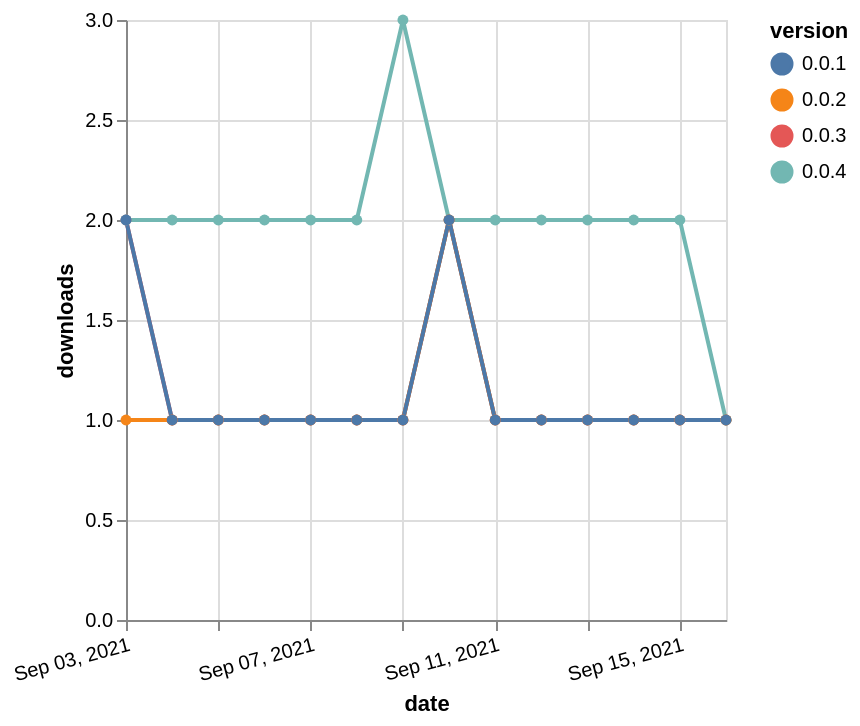

Vega-Lite specification stored for this chart:
### Vega-Lite specification from a JSON file in a GitHub repository (floating-point values rounded to 4 significant figures)
{"$schema": "https://vega.github.io/schema/vega-lite/v5.json", "description": "A simple bar chart with embedded data.", "data": {"values": [{"date": "2021-09-03", "total": 218, "delta": 2, "version": "0.0.3"}, {"date": "2021-09-04", "total": 219, "delta": 1, "version": "0.0.3"}, {"date": "2021-09-05", "total": 220, "delta": 1, "version": "0.0.3"}, {"date": "2021-09-06", "total": 221, "delta": 1, "version": "0.0.3"}, {"date": "2021-09-07", "total": 222, "delta": 1, "version": "0.0.3"}, {"date": "2021-09-08", "total": 223, "delta": 1, "version": "0.0.3"}, {"date": "2021-09-09", "total": 224, "delta": 1, "version": "0.0.3"}, {"date": "2021-09-10", "total": 226, "delta": 2, "version": "0.0.3"}, {"date": "2021-09-11", "total": 227, "delta": 1, "version": "0.0.3"}, {"date": "2021-09-12", "total": 228, "delta": 1, "version": "0.0.3"}, {"date": "2021-09-13", "total": 229, "delta": 1, "version": "0.0.3"}, {"date": "2021-09-14", "total": 230, "delta": 1, "version": "0.0.3"}, {"date": "2021-09-15", "total": 231, "delta": 1, "version": "0.0.3"}, {"date": "2021-09-16", "total": 232, "delta": 1, "version": "0.0.3"}, {"date": "2021-09-03", "total": 2280, "delta": 2, "version": "0.0.4"}, {"date": "2021-09-04", "total": 2282, "delta": 2, "version": "0.0.4"}, {"date": "2021-09-05", "total": 2284, "delta": 2, "version": "0.0.4"}, {"date": "2021-09-06", "total": 2286, "delta": 2, "version": "0.0.4"}, {"date": "2021-09-07", "total": 2288, "delta": 2, "version": "0.0.4"}, {"date": "2021-09-08", "total": 2290, "delta": 2, "version": "0.0.4"}, {"date": "2021-09-09", "total": 2293, "delta": 3, "version": "0.0.4"}, {"date": "2021-09-10", "total": 2295, "delta": 2, "version": "0.0.4"}, {"date": "2021-09-11", "total": 2297, "delta": 2, "version": "0.0.4"}, {"date": "2021-09-12", "total": 2299, "delta": 2, "version": "0.0.4"}, {"date": "2021-09-13", "total": 2301, "delta": 2, "version": "0.0.4"}, {"date": "2021-09-14", "total": 2303, "delta": 2, "version": "0.0.4"}, {"date": "2021-09-15", "total": 2305, "delta": 2, "version": "0.0.4"}, {"date": "2021-09-16", "total": 2306, "delta": 1, "version": "0.0.4"}, {"date": "2021-09-03", "total": 213, "delta": 1, "version": "0.0.2"}, {"date": "2021-09-04", "total": 214, "delta": 1, "version": "0.0.2"}, {"date": "2021-09-05", "total": 215, "delta": 1, "version": "0.0.2"}, {"date": "2021-09-06", "total": 216, "delta": 1, "version": "0.0.2"}, {"date": "2021-09-07", "total": 217, "delta": 1, "version": "0.0.2"}, {"date": "2021-09-08", "total": 218, "delta": 1, "version": "0.0.2"}, {"date": "2021-09-09", "total": 219, "delta": 1, "version": "0.0.2"}, {"date": "2021-09-10", "total": 221, "delta": 2, "version": "0.0.2"}, {"date": "2021-09-11", "total": 222, "delta": 1, "version": "0.0.2"}, {"date": "2021-09-12", "total": 223, "delta": 1, "version": "0.0.2"}, {"date": "2021-09-13", "total": 224, "delta": 1, "version": "0.0.2"}, {"date": "2021-09-14", "total": 225, "delta": 1, "version": "0.0.2"}, {"date": "2021-09-15", "total": 226, "delta": 1, "version": "0.0.2"}, {"date": "2021-09-16", "total": 227, "delta": 1, "version": "0.0.2"}, {"date": "2021-09-03", "total": 274, "delta": 2, "version": "0.0.1"}, {"date": "2021-09-04", "total": 275, "delta": 1, "version": "0.0.1"}, {"date": "2021-09-05", "total": 276, "delta": 1, "version": "0.0.1"}, {"date": "2021-09-06", "total": 277, "delta": 1, "version": "0.0.1"}, {"date": "2021-09-07", "total": 278, "delta": 1, "version": "0.0.1"}, {"date": "2021-09-08", "total": 279, "delta": 1, "version": "0.0.1"}, {"date": "2021-09-09", "total": 280, "delta": 1, "version": "0.0.1"}, {"date": "2021-09-10", "total": 282, "delta": 2, "version": "0.0.1"}, {"date": "2021-09-11", "total": 283, "delta": 1, "version": "0.0.1"}, {"date": "2021-09-12", "total": 284, "delta": 1, "version": "0.0.1"}, {"date": "2021-09-13", "total": 285, "delta": 1, "version": "0.0.1"}, {"date": "2021-09-14", "total": 286, "delta": 1, "version": "0.0.1"}, {"date": "2021-09-15", "total": 287, "delta": 1, "version": "0.0.1"}, {"date": "2021-09-16", "total": 288, "delta": 1, "version": "0.0.1"}]}, "width": "container", "mark": {"type": "line", "point": {"filled": true}}, "encoding": {"x": {"field": "date", "type": "temporal", "timeUnit": "yearmonthdate", "title": "date", "axis": {"labelAngle": -15}}, "y": {"field": "delta", "type": "quantitative", "title": "downloads"}, "color": {"field": "version", "type": "nominal"}, "tooltip": {"field": "delta"}}}
